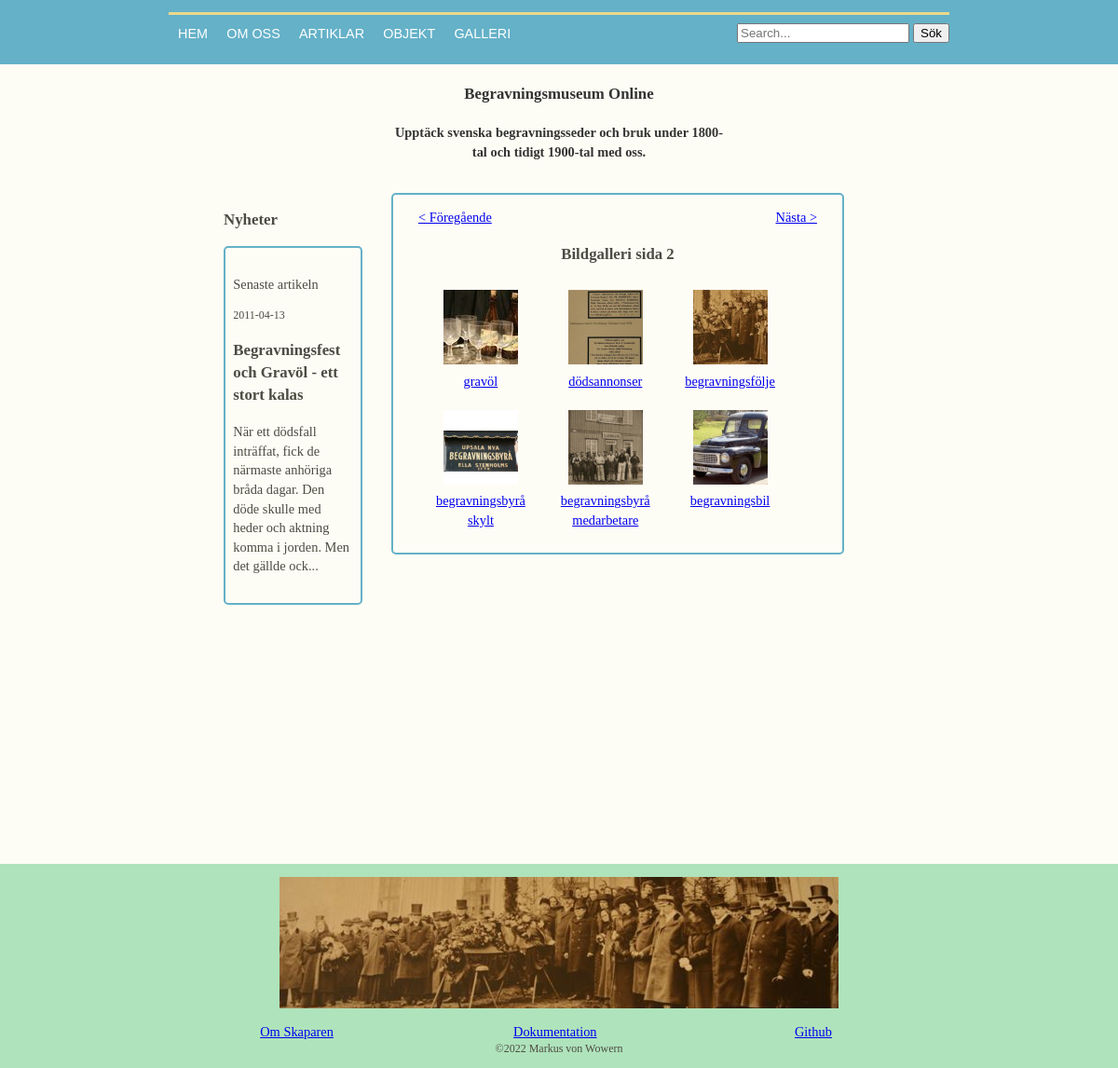
/public/gallery.php?page=1, run on the app's committed database.
### tables this page shows
CREATE TABLE "Article" ("id" INTEGER PRIMARY KEY  AUTOINCREMENT  NOT NULL  UNIQUE , "category" TEXT, "title" TEXT, "content" TEXT, "author" TEXT, "pubdate" DATETIME NOT NULL  DEFAULT CURRENT_DATE);

CREATE TABLE Object
		(
			id INTEGER PRIMARY KEY  NOT NULL  UNIQUE, 
			title TEXT, 
			category TEXT, 
			text TEXT,
			image TEXT,
			owner TEXT
		);

### public/gallery.php (the view, shortened to what this page needs)
<?php
include('../view/header.php');
include('../view/side.php');
$page = $_GET["page"] ?? 0;
$db = connectToDatabase(createDSN(getFilename("bmo.sqlite")));
$sql = <<<EOD
    SELECT
        id,
        title,
        image
    FROM Object
    ORDER BY id DESC
    ;
    EOD;
$stmt = $db->prepare($sql);
$stmt->execute();
$res = $stmt->fetchAll();
$start_index = $page * 6;
$pageNumber = $page + 1;
$contentString = <<<EOD
    <div class="object-gallery">
    EOD;
$buttonStringPrevious = '<a class="button-50 text-left" href="gallery.php?page=' . $page - 1 . '">< Föregående</a>';
$buttonStringNext = '<a class="button-50 text-right" href="gallery.php?page=' . $page + 1 . '">Nästa ></a>';
if ($page < 1) {
    $contentString = $contentString . '<a class="button-50"> </a>' . $buttonStringNext;
} else if ($page >= $res[0]["id"] / 6 - 1) {
    $contentString = $contentString . $buttonStringPrevious;
} else {
    $contentString = $contentString . $buttonStringPrevious;
    $contentString = $contentString . $buttonStringNext;
}
$contentString = $contentString . '<h3 class="content-title"> Bildgalleri sida ' . $pageNumber . '</h3>';
for ($i = $start_index; $i < $start_index + 6; $i++) {
    if (isset($res[$i])) {
        $objectTitle = $res[$i]["title"];
        $objectImg = $res[$i]["image"];
        $itemString = <<<EOD
        <a href="img/full-size/$objectImg" class="object-gallery-item ">
            <img src="img/80x80/$objectImg" alt="$objectTitle image">
            <div class="object-gallery-title">$objectTitle</div>
        </a>
        EOD;
        $contentString = $contentString . $itemString;
    }
}
$contentString = $contentString . "</div>";
?>
<div class="content">
    <div class="content-box content-left text-center">
        <?= $contentString ?>
    </div>
</div>
<?php
include('../view/footer.php');

### view/side.php
<?php
$db = connectToDatabase(createDSN(getFilename("bmo.sqlite")));
$sql = <<<EOD
    SELECT
        *
    FROM
        article
    WHERE
        category = 'article'
    ORDER BY
        pubdate DESC
    LIMIT 1
    ;
    EOD;
$stmt = $db->prepare($sql);
$stmt->execute();
$res = $stmt->fetch();
$articleid = $res["id"];
$articleTitle = $res["title"];
$articleContent = substr($res["content"], 0, 150) . "...";
$articlePubdate = $res["pubdate"];
?>
<main>
    <div class="side-bar content-left">
        <h3> Nyheter </h3>
        <a class="block-link" href="article.php?articleid=<?= $articleid ?>">
            <div class="content-box text-wrap">
                <p> Senaste artikeln</p>
                <p class="text-small"><?= $articlePubdate ?>
                <h3><?= $articleTitle ?></h3>
                <p><?= $articleContent ?></p>
            </div>
        </a>
    </div>

### public/css/style.css (style rules this page uses)
body { display: flex; flex-direction: column; position: relative; color: #4d4c43; background-color: #fefdf5; padding-top: 4em; font-size: 0.9em; line-height: 1.42857143; margin: 0; display: block; min-height: 100vh; }
.text-center { text-align: center; }
.text-left { text-align: left; }
.text-right { text-align: right; }
.text-small { font-size: smaller; }
.text-wrap { max-width: 100%; overflow-wrap: break-word; }
main { padding-left: 20%; padding-right: 20%; }
.side-bar { width: 23%; position: relative; }
.side-bar a { text-decoration: none; }
.content { float: right; width: 75%; }
.content-title { width: 100%; }
.content-box { box-sizing: border-box; width: 90%; border: 2px solid #64B1C8; border-radius: 5px; position: relative; padding-top: 1em; padding-bottom: 1em; padding-left: 5%; padding-right: 5%; margin-bottom: 1em; }
.content-left { float: left; }
.block-link { display: block; width: 100%; height: 100%; color: #4d4c43; }
.object-gallery { display: flex; flex-wrap: wrap; }
.object-gallery-item { flex-basis: calc(33.33% - 2em); margin: 10px; text-align: center; }
.object-gallery-item img { max-width: 100%; }
.object-gallery-title { margin-top: 2px; font-size: 1em; }
.button-50 { width: 50%; }

### data on the page
article: pubdate "2011-04-13", title "Begravningsfest och Gravöl - ett stort kalas", content "När ett dödsfall inträffat, fick de närmaste anhöriga bråda dagar. Den döde skulle med heder och aktning komma i jorden. Men det gällde ock..."
object: image (picture), title "gravöl"
object: image (picture), title "dödsannonser"
object: image (picture), title "begravningsfölje"
object: image (picture), title "begravningsbyrå skylt"
object: image (picture), title "begravningsbyrå medarbetare"
object: image+title (picture), title "begravningsbil"

### other printed values
$pageNumber "2"
